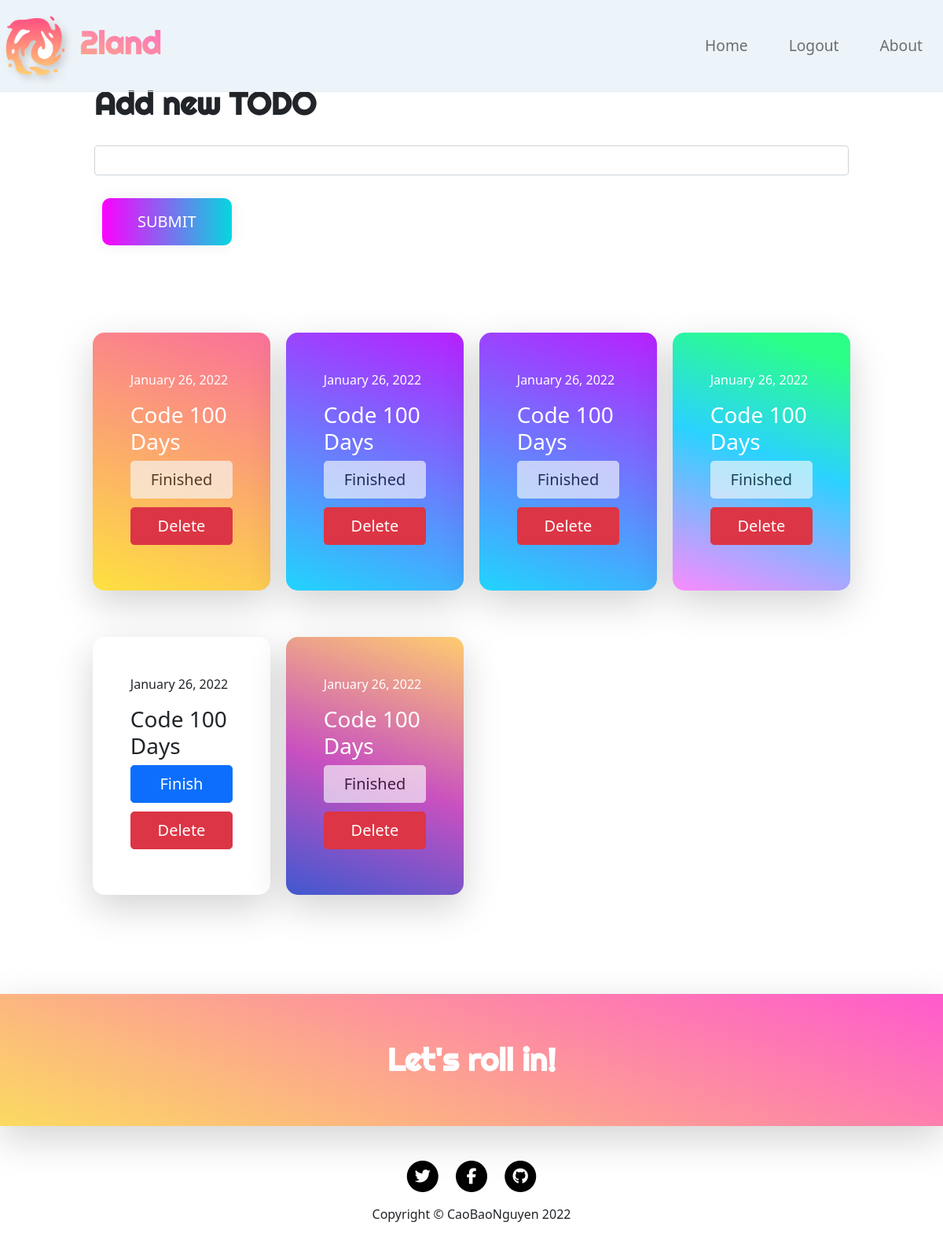
The page / (signed in) on the database its author committed.
### main.py (models this page shows)
class Todo(db.Model):
    __tablename__ = 'todos'
    id = db.Column(db.Integer, primary_key=True)
    todo = db.Column(db.String(250), nullable=False)
    finished = db.Column(db.Boolean, nullable=False)
    color = db.Column(db.String(250), nullable=False)
    date = db.Column(db.String(250), nullable=False)
    author_id = db.Column(db.Integer, db.ForeignKey('users.id'))
    author = relationship("User", back_populates='todos')

### main.py (the view, shortened to what this page needs)
@app.route('/', methods=['POST', 'GET'])
def home():
    todos = None
    leng = 1
    if current_user.is_authenticated:
        todos = current_user.todos
        leng = (len(todos)-1) % 4 +1
    return render_template('index.html', todos=todos, current_user=current_user, leng=leng)

### main.py (called while the page is built)
@login_manager.user_loader
def load_user(user_id):
    return User.query.get(user_id)

### templates/index.html (shortened to what this page needs)
{% include "header.html" %}
  <body>
    <section class='header'>
      <div class="container-fluid">
        <nav class='navbar navbar-expand-lg navbar-light fixed-top' id="mainNav">
          <a class="navbar-brand" href="{{ url_for('home') }}" >
            <img src="{{ url_for('static', filename='fire.png') }}" width="90" height="90" class="d-inline-block align-center" alt="">
            2land
          </a>
            <div class="collapse navbar-collapse" id="navbarTogglerDemo02">
              <ul class="navbar-nav ms-auto">
                <li class="nav-item active">
                  <a class="nav-link" href="#">Home</a>
                </li>
                {% if not current_user.is_authenticated: %}
                <li class="nav-item">
                  <a class="nav-link" href="{{url_for('login')}}">Login</a>
                </li>
                <li class="nav-item">
                  <a class="nav-link" href="{{url_for('register')}}">Register</a>
                </li>
                {% else: %}
                <li class="nav-item">
                  <a class="nav-link" href="{{url_for('logout')}}">Logout</a>
                </li>
                {% endif %}
                <li class="nav-item">
                  <a class="nav-link" href="https://2landhnal.github.io/2land/">About</a>
                </li>
              </ul>
            </div>
        </nav>
      </div>
    </section>
    <section class='bodi'>
      <div class="add-bar ">
        <div class="container-fluid">
          {% if current_user.is_authenticated: %}
         <form method="post" action={{url_for('home')}}>
            <div class="form-group">
              <h2>Add new TODO</h2>
              <input class="form-control w-100" name="todo"  type="text" data-sb-validations="required">
            </div>
            <button class="add-btn btn btn-lg btn-block btn-primary text-uppercas" id="submitButton" type="submit">Submit</button>
          {% endif %}
        </div>
      </div>
      <div class="container-fluid">
        <div class="row card-deck">
          {% if current_user.is_authenticated: %}
          {% for todo in todos: %}
            {% if todo.finished: %}
            <div class="card box p-5 border-0 shadow-lg " style="{{todo.color}}">
            {% else: %}
            <div class="card box p-5 border-0 shadow-lg">
            {% endif %}
              <p>{{ todo.date }}</p>
              <h3>{{ todo.todo }}</h3>
              {% if todo.finished: %}
              <a href="{{ url_for('finished', id=todo.id, method='post') }}" class='mt-auto finish-btn w-100 btn btn-lg btn-block btn-light disabled'>Finished</a>
              {% else: %}
              <a href="{{ url_for('finished', id=todo.id, method='post') }}" class='mt-auto finish-btn w-100 btn btn-lg btn-block btn-primary'>Finish</a>
              {% endif %}
              <a href="{{ url_for('delete', id=todo.id, method='post') }}" class='mt-auto finish-btn w-100 btn btn-lg btn-block btn-danger'>Delete</a>
            </div>
          {% endfor %}
          {% endif %}
        </div>
      </div>
    </section>
{% include "footer.html" %}

### static/styles.css (style rules this page uses)
.container-fluid { padding: 3% 10%; }
img { -webkit-filter: drop-shadow(5px 5px 5px #c8c9cc); filter: drop-shadow(5px 5px 5px #c8c9cc); }
.navbar-brand, h2 { font-family: 'Righteous', cursive; font-weight: 700; font-size: 2.5rem; }
.nav-item { font-size: 1.2rem; padding: 0 18px; }
.navbar-brand { background: linear-gradient(19deg, #FBDA61 0%, #FF5ACD 100%); -webkit-background-clip: text; -webkit-text-fill-color: transparent; }
#mainNav { background: rgba(186, 214, 232, 0.27); border-bottom: 1px solid #e9ecef; }
#submitButton { background-image: linear-gradient(to right, #fc00ff 0%, #00dbde 51%, #fc00ff 100%); border: 0; }
#submitButton { margin: 10px; padding: 15px 45px; text-align: center; text-transform: uppercase; transition: 0.5s; background-size: 200% auto; color: white; box-shadow: 0 0 20px #eee; border-radius: 10px; display: block; }
.card { border-radius: 15px; margin: 3% 1%; width:23%; }
.finish-btn { margin: 8% 0; }
input { margin: 3% 0; }

### rows shown on the page
Todo: date "January 26, 2022", todo "Code 100 Days"
Todo: date "January 26, 2022", todo "Code 100 Days"
Todo: date "January 26, 2022", todo "Code 100 Days"
Todo: date "January 26, 2022", todo "Code 100 Days"
Todo: date "January 26, 2022", todo "Code 100 Days"
Todo: date "January 26, 2022", todo "Code 100 Days"
